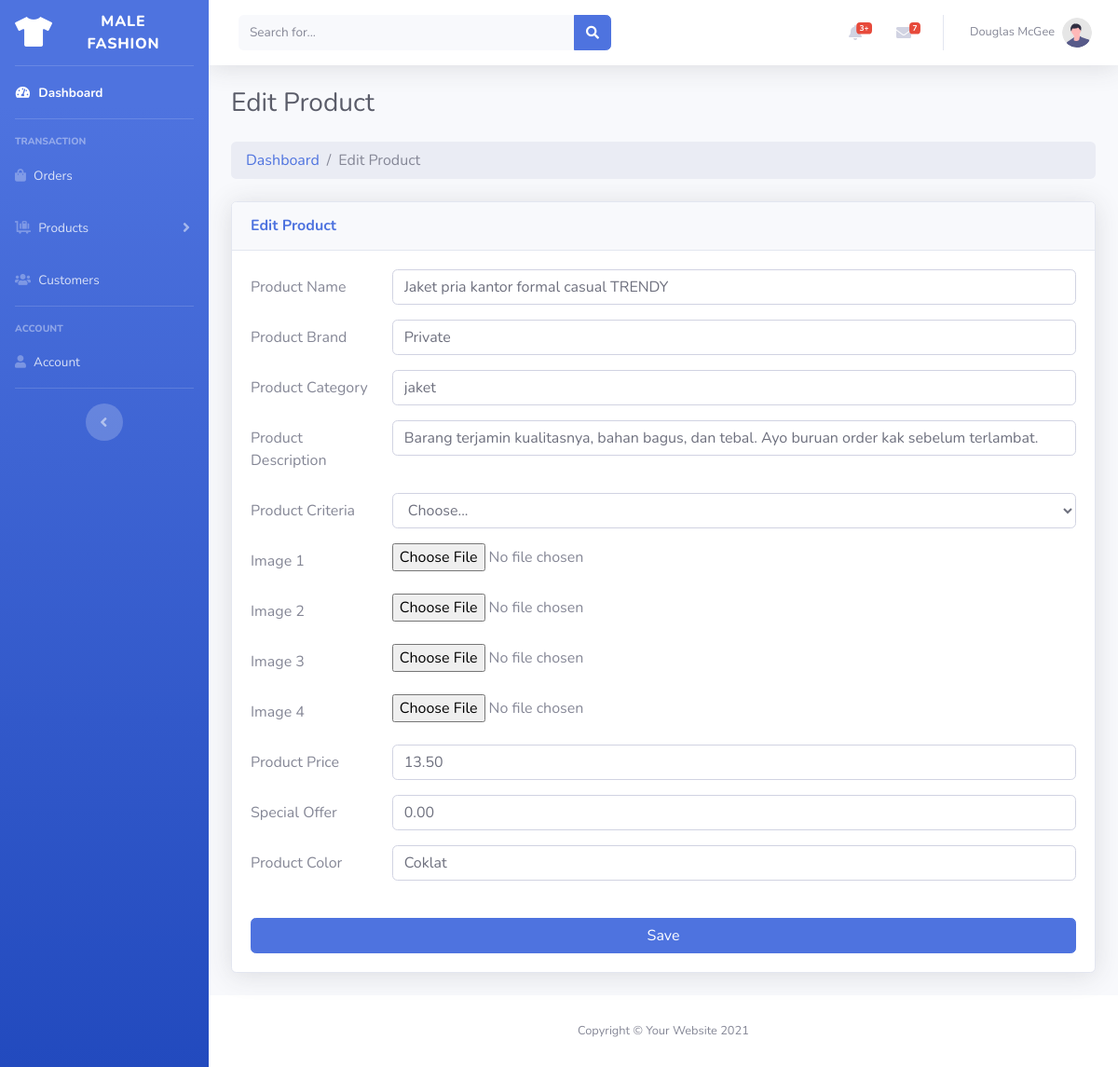
/admin/edit_product.php?product_id=3 (signed in), run on the app's committed database.
### tables this page shows
CREATE TABLE `products` (
  `product_id` int(11) NOT NULL,
  `product_name` varchar(100) DEFAULT NULL,
  `product_brand` varchar(100) DEFAULT NULL,
  `product_category` varchar(100) DEFAULT NULL,
  `product_description` varchar(255) DEFAULT NULL,
  `product_criteria` varchar(50) DEFAULT NULL,
  `product_image1` varchar(100) DEFAULT NULL,
  `product_image2` varchar(100) DEFAULT NULL,
  `product_image3` varchar(100) DEFAULT NULL,
  `product_image4` varchar(100) DEFAULT NULL,
  `product_price` decimal(10,2) DEFAULT NULL,
  `special_offer` decimal(10,2) DEFAULT NULL,
  `product_color` varchar(50) DEFAULT NULL
);

### admin/edit_product.php (the view, shortened to what this page needs)
<?php
include('layouts/header.php');
?>
<?php
if (isset($_GET['product_id'])) {
    $product_id = $_GET['product_id'];
    $query_get_product_detail = "SELECT * FROM products WHERE product_id = ?";
    $stmt_get_product = $conn->prepare($query_get_product_detail);
    $stmt_get_product->bind_param('i', $product_id);
    $stmt_get_product->execute();
    $products = $stmt_get_product->get_result();
} else if (isset($_POST['save_btn'])) {
    $product_id = $_POST['input_product_id'];
    $product_name = $_POST['input_product_name'];
    $product_brand = $_POST['input_product_brand'];
    $product_category = $_POST['input_product_category'];
    $product_description = $_POST['input_product_description'];
    $product_criteria = $_POST['input_product_criteria'];
    $product_price = $_POST['input_product_price'];
    $product_special_offer = $_POST['input_product_special_offer'];
    $product_color = $_POST['input_product_color'];
    $product_image1 = $_FILES['input_product_image1']['tmp_name'];
    $product_image2 = $_FILES['input_product_image2']['tmp_name'];
    $product_image3 = $_FILES['input_product_image3']['tmp_name'];
    $product_image4 = $_FILES['input_product_image4']['tmp_name'];
    $image_name1 = str_replace(' ', '_', $product_name) . "1.jpg";
    $image_name2 = str_replace(' ', '_', $product_name) . "2.jpg";
    $image_name3 = str_replace(' ', '_', $product_name) . "3.jpg";
    $image_name4 = str_replace(' ', '_', $product_name) . "4.jpg";
    move_uploaded_file($product_image1, "../img/product/" . $image_name1);
    move_uploaded_file($product_image2, "../img/product/" . $image_name2);
    move_uploaded_file($product_image3, "../img/product/" . $image_name3);
    move_uploaded_file($product_image4, "../img/product/" . $image_name4);
    $query_update_status = "UPDATE `products` SET
    `product_name` = ?,
    `product_brand` = ?,
    `product_category` = ?,
    `product_description` = ?,
    `product_criteria` = ?,
    `product_image1` = ?,
    `product_image2` = ?,
    `product_image3` = ?,
    `product_image4` = ?,
    `product_price` = ?,
    `special_offer` = ?,
    `product_color` = ? WHERE `products`.`product_id` = ?;";
    $stmt_insert_product = $conn->prepare($query_update_status);
    $stmt_insert_product->bind_param(
        'sssssssssssi',
        $product_name,
        $product_brand,
        $product_category,
        $product_description,
        $product_criteria,
        $image_name1,
        $image_name2,
        $image_name3,
        $image_name4,
        $product_price,
        $product_special_offer,
        $product_color,
    );
    if ($stmt_insert_product->execute()) {
        header('location: products.php?success_create_message=Product has been created successfully');
    } else {
        header('location: products.php?fail_create_message=Could not create product!');
    }
} else {
    header('location: orders.php');
    exit;
}
?>
<div class="container-fluid">
    <h1 class="h3 mb-2 text-gray-800">Edit Product</h1>
    <nav class="mt-4 rounded" aria-label="breadcrumb">
        <ol class="breadcrumb px-3 py-2 rounded mb-4">
            <li class="breadcrumb-item"><a href="index.php">Dashboard</a></li>
            <li class="breadcrumb-item active">Edit Product</li>
        </ol>
    </nav>
    <?php foreach ($products as $product) { ?>
        <div class="card shadow mb-4">
            <div class="card-header py-3">
                <h6 class="m-0 font-weight-bold text-primary">Edit Product</h6>
            </div>
            <div class="card-body">
                <form action="edit_product.php" method="post" enctype="multipart/form-data">
                    <div class="form-group row">
                        <label for="i_product_name" class="col-sm-2 col-form-label">Product Name</label>
                        <div class="col-sm-10">
                            <input type="text" class="form-control" id="i_product_name" name="input_product_name"
                                value="<?= $product['product_name'] ?>">
                        </div>
                    </div>
                    <div class="form-group row">
                        <label for="i_product_brand" class="col-sm-2 col-form-label">Product Brand</label>
                        <div class="col-sm-10">
                            <input type="text" class="form-control" id="i_product_brand" name="input_product_brand"
                                value="<?= $product['product_brand'] ?>">
                        </div>
                    </div>
                    <div class="form-group row">
                        <label for="i_product_category" class="col-sm-2 col-form-label">Product Category</label>
                        <div class="col-sm-10">
                            <input type="text" class="form-control" id="i_product_category" name="input_product_category"
                                value="<?= $product['product_category'] ?>">
                        </div>
                    </div>
                    <div class="form-group row">
                        <label for="i_product_description" class="col-sm-2 col-form-label">Product Description</label>
                        <div class="col-sm-10">
                            <input type="text" class="form-control" id="i_product_description"
                                name="input_product_description" value="<?= $product['product_description'] ?>">
                        </div>
                    </div>
                    <div class="form-group row">
                        <label for="i_product_criteria" class="col-sm-2 col-form-label">Product Criteria</label>
                        <div class="col-sm-10">
                            <select name="input_product_criteria" id="i_product_criteria" class="form-control">
                                <option selected disabled>Choose...</option>
                            </select>
                        </div>
                    </div>
                    <div class="form-group row">
                        <label for="i_image1" class="col-sm-2 col-form-label">Image 1</label>
                        <div class="col-sm-10">
                            <input accept="image/png, image/jpeg" name="input_product_image1" type="file"
                                class="form-control-file" id="i_image1">
                        </div>
                    </div>
                    <div class="form-group row">
                        <label for="i_image2" class="col-sm-2 col-form-label">Image 2</label>
                        <div class="col-sm-10">
                            <input accept="image/png, image/jpeg" name="input_product_image2" type="file"
                                class="form-control-file" id="i_image2">
                        </div>
                    </div>
                    <div class="form-group row">
                        <label for="i_image3" class="col-sm-2 col-form-label">Image 3</label>
                        <div class="col-sm-10">
                            <input accept="image/png, image/jpeg" name="input_product_image3" type="file"
                                class="form-control-file" id="i_image3">
                        </div>
                    </div>
                    <div class="form-group row">
                        <label for="i_image4" class="col-sm-2 col-form-label">Image 4</label>
                        <div class="col-sm-10">
                            <input accept="image/png, image/jpeg" name="input_product_image4" type="file"
                                class="form-control-file" id="i_image4">
                        </div>
                    </div>
                    <div class="form-group row">
                        <label for="i_product_price" class="col-sm-2 col-form-label">Product Price</label>
                        <div class="col-sm-10">
                            <input type="text" class="form-control" id="i_product_price" name="input_product_price"
                                value="<?= $product['product_price'] ?>">
                        </div>
                    </div>
                    <div class="form-group row">
                        <label for="i_special_offer" class="col-sm-2 col-form-label">Special Offer</label>
                        <div class="col-sm-10">
                            <input type="text" class="form-control" id="i_special_offer" name="input_product_special_offer"
                                value="<?= $product['special_offer'] ?>">
                        </div>
                    </div>
                    <div class="form-group row">
                        <label for="i_product_color" class="col-sm-2 col-form-label">Product Color</label>
                        <div class="col-sm-10">
                            <input type="text" class="form-control" id="i_product_color" name="input_product_color"
                                value="<?= $product['product_color'] ?>">
                        </div>
                    </div>
                    <input name="save_btn" class="btn btn-primary w-100 mt-4" type="submit" value="Save">
                </form>
            </div>
        </div>
    <?php } ?>
</div>
</div>
<?php include('layouts/footer.php'); ?>

### data on the page
products: input_product_name "Jaket pria kantor formal casual TRENDY", input_product_brand "Private", input_product_category "jaket", input_product_description "Barang terjamin kualitasnya, bahan bagus, dan tebal. Ayo buruan order kak sebelum terlambat.", input_product_price "13.50", input_product_special_offer "0.00", input_product_color "Coklat"
